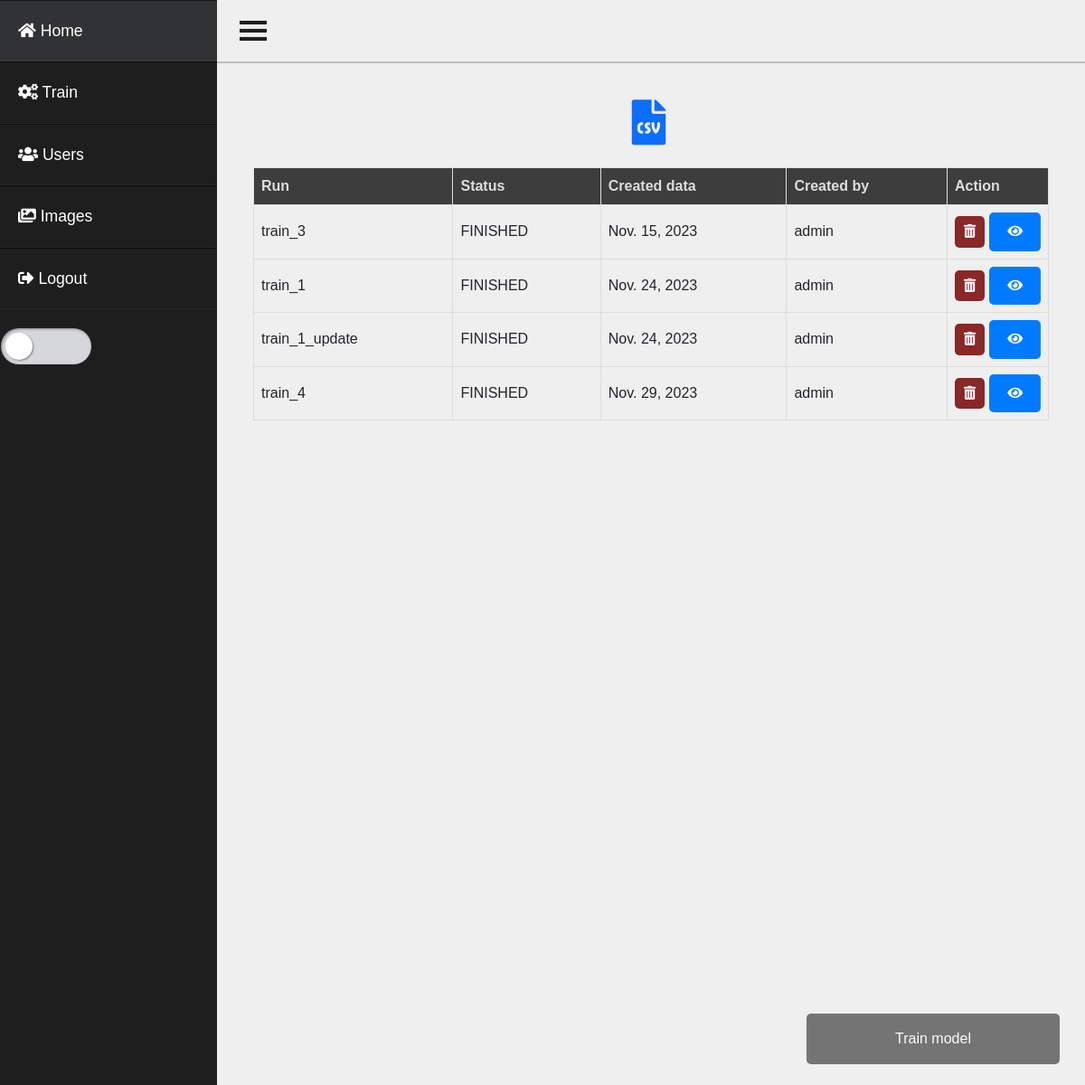
The app's page /trainList (signed in) with its own data.
### base/models.py (models this page shows, shortened)
class Run(models.Model):
    id = models.AutoField(primary_key=True)
    name = models.CharField(max_length=20, unique=True)
    trainer = models.ForeignKey(CustomUser, on_delete=models.PROTECT)
    status = models.CharField(max_length=10)
    date = models.DateField(default=timezone.now)
    average_loss_round = models.ManyToManyField(AverageTrainLoss, blank=True)
    validation_round = models.ManyToManyField(Validation, blank=True)
    checkpoint = models.ManyToManyField(Checkpoint, blank=True)

class CustomUser(AbstractUser):
    user_type_data = ((1, "Admin"), (2, "Doctor"))
    user_type = models.CharField(default=1, choices=user_type_data, max_length=10)
    birthday = models.CharField(max_length=20)

### base/adminViews.py (the view)
# urls.py: path('trainList', adminViews.trainList, name='trainList'),
@login_required(login_url="/login/")
@user_passes_test(lambda user: user.user_type == "1")
def trainList(request):
    runs = Run.objects.all()
    trainImages = MultipleImage.objects.filter(purpose="train")
    content = {"runs": runs, "trainImages": trainImages}
    return render(request, "Admin/trainList.html", content)

### base/templates/Admin/trainList.html (shortened to what this page needs)
{% load static %}
<!DOCTYPE html>
<html lang="en">
<head>
    <link rel="stylesheet" href="{% static 'css/trainList.css' %}">
    <link rel="stylesheet" href="{% static 'css/stepper.css' %}">
    <link rel="stylesheet" href="https://cdn.jsdelivr.net/npm/bootstrap@5.0.2/dist/css/bootstrap.min.css"/>
    <link rel="stylesheet" href="https://cdn.datatables.net/1.11.5/css/jquery.dataTables.min.css"/>
    <link rel="stylesheet" href="https://cdnjs.cloudflare.com/ajax/libs/font-awesome/5.15.4/css/all.min.css"/>
</head>
<body>
{% include "componets/sideNav.html" %}
{% block content %}
    <div id="rightWrapper">
        <div id="header">
            <a id="fullPage" href="#">|||</a>
        </div>
        <div id="contentWrapper">
            <div class="download-links">
                <a href="{% url 'download_csv' %}" class="download-link" style="font-size: 50px;">
                    <i class="fas fa-file-csv"></i>
                </a>
            </div>
            <table id="run-table">
                <thead>
                <tr>
                    <th>Run</th>
                    <th>Status</th>
                    <th>Created data</th>
                    <th>Created by</th>
                    <th class="no-sort">Action</th>
                </tr>
                </thead>
                <tbody>
                {% for run in runs %}
                    <tr>
                        <td>{{ run.name }}</td>
                        <td>{{ run.status }}</td>
                        <td>{{ run.date }}</td>
                        <td>{{ run.trainer.username }}</td>
                        <td>
                            <div class="inline-block" style="display: flex; align-items: center;">
                                <form action="{% url 'delete_run' run.id %}" method="POST">
                                    <button type="submit" class="delete-button" style="background: #8a2727;">
                                        <i class="fas fa-trash-alt"></i>
                                    </button>
                                </form>
                                <a href="{% url 'train_results' run.id %}">
                                    <i class="fas fa-eye"></i>
                                </a>
                            </div>
                        </td>
                    </tr>
                {% endfor %}
                </tbody>
            </table>
            <br>
            <button class="open-button" onclick="openForm()">Train model</button>
        </div>
    </div>
{% endblock %}
</body>
</html>

### base/templates/componets/sideNav.html (shortened to what this page needs)
{% load static %}
<!DOCTYPE html>
<html lang="en">
<head>
    <link rel="stylesheet" href="https://cdnjs.cloudflare.com/ajax/libs/font-awesome/5.15.3/css/all.min.css">
    <link rel="stylesheet" href="{% static 'css/sidebar.css' %}">
    <link rel="stylesheet" href="{% static 'css/pageLoad.css' %}">
</head>
<body>
<div id="wrapper">
    <div id="leftWrapper">
        <div id="listView" class="list">
            <li><a href="/adminHome"><i class="fas fa-home"></i> Home</a></li>
            <li><a href="/trainList"><i class="fas fa-cogs"></i> Train</a></li>
            <li><a href="/modifyDoctors"><i class="fas fa-users"></i> Users</a></li>
            <li><a href="/modifyImages"><i class="fas fa-images"></i> Images</a></li>
            <li><a href="/"><i class="fas fa-sign-out-alt"></i> Logout</a></li>
            <li style="position: absolute; top: 100%; height: 150px;">
                <button class="light-mode-button" aria-label="Toggle Light Mode" onclick="toggle_light_mode()">
                    <span></span>
                    <span></span>
                </button>
            </li>
        </div>
    </div>
</div>
</body>
</html>

### base/static/css/trainList.css (style rules this page uses)
.open-button { background-color: #555; color: white; padding: 16px 20px; border: none; cursor: pointer; opacity: 0.8; position: fixed; bottom: 23px; right: 28px; width: 280px; }

### base/static/css/sidebar.css (style rules this page uses)
* { box-sizing: border-box; margin: 0; padding: 0; }
body { font-family: Montserrat, Arial, Verdana, serif; }
table { width: 100%; border-collapse: collapse; padding: 20px; }
table th, table td { padding: 8px; text-align: left; border: 1px solid #ddd; }
table th { background-color: #3d3d3d; font-weight: bold; color: #ddd; }
table .no-sort { width: 60px; }
table form { display: inline; margin-right: 5px; }
table button, table a { display: inline-block; background-color: #007bff; color: white; border: none; padding: 6px 10px; text-align: center; text-decoration: none; font-size: 15px; cursor: pointer; }
.download-links { text-align: center; margin-bottom: 10px; }
.download-links a { margin: 0 5px; }
.download-links a i { margin-right: 5px; }
#wrapper { display: block; position: fixed; width: 100%; height: 100%; }
#leftWrapper { display: inline-block; position: absolute; left: 0; margin: 0; padding: 0; width: 15em; height: 100%; background-color: #1e1e1e; }
#listView { display: block; position: relative; }
#listView li { line-height: 1.5; display: block; list-style: none; }
#listView li a { display: block; padding: 20px; color: #fff; font-family: sans-serif; font-size: 1.1em; text-decoration: none; border-top: 1px solid rgba(0, 0, 0, 0.5); border-bottom: 1px solid rgba(255, 255, 255, 0.04); -webkit-transition: all .20s ease; -moz-transition: all .20s ease; -o-transition: all .20s ease; transition: all .20s ease; }
#rightWrapper { display: inline-block; position: absolute; left: 15em; margin: 0; padding: 0px 40px; width: calc(100% - 15em); height: 100%; overflow-y: scroll; background-color: #efefef; -webkit-transition: all .20s ease; -moz-transition: all .20s ease; -o-transition: all .20s ease; transition: all .20s ease; }
#header { display: block; position: fixed; left: 15em; width: 100%; z-index: 999; background-color: #efefef; border-bottom: 2px solid rgba(0, 0, 0, 0.2); -webkit-transition: all .20s ease; -moz-transition: all .20s ease; -o-transition: all .20s ease; transition: all .20s ease; }
#fullPage { display: inline-block; margin-left: 20px; padding: 10px; color: #1e1e1e; font-family: sans-serif; font-size: 2em; font-weight: bold; text-decoration: none; -webkit-transform: rotate(90deg); -moz-transform: rotate(90deg); -o-transform: rotate(90deg); transform: rotate(90deg); }
#contentWrapper { display: block; position: relative; margin-top: 100px; width: 100%; height: 100%; }
.light-mode-button { background: 0; border: 0; box-sizing: border-box; cursor: pointer; height: 40px; width: 100px; position: relative; border: 1px solid rgba(255, 255, 255, 0); margin-top: 20px; }
.light-mode-button span:nth-child(1) { position: absolute; top: 0; left: 0; width: 100px; height: 40px; border-radius: 20px; background-color: #d6d7db; box-shadow: inset 1px 1px 3px 0 rgb(0 0 0 / 40%); transition: 0.3s; }
.light-mode-button span:nth-child(2) { position: absolute; top: 5px; left: 5px; width: 30px; height: 30px; background-color: #fff; border-radius: 50%; box-shadow: 1px 1px 2px 0 rgb(0 0 0 / 40%); transition: 0.3s; }
input[type="button"], table a { background-color: #007bff; color: #fff; border: none; padding: 10px 30px; border-radius: 5px; cursor: pointer; }
body[light-mode="dark"] input[type="button"], table a { background-color: #ced4e2; color: #fff; border: none; padding: 10px 30px; border-radius: 5px; cursor: pointer; }
button, table a { background-color: #007bff; color: #fff; border: none; padding: 10px 20px; border-radius: 5px; cursor: pointer; }

### records on screen
Run: name "train_3", status "FINISHED", date "Nov. 15, 2023", trainer.username "admin"
Run: name "train_1", status "FINISHED", date "Nov. 24, 2023", trainer.username "admin"
Run: name "train_1_update", status "FINISHED", date "Nov. 24, 2023", trainer.username "admin"
Run: name "train_4", status "FINISHED", date "Nov. 29, 2023", trainer.username "admin"
